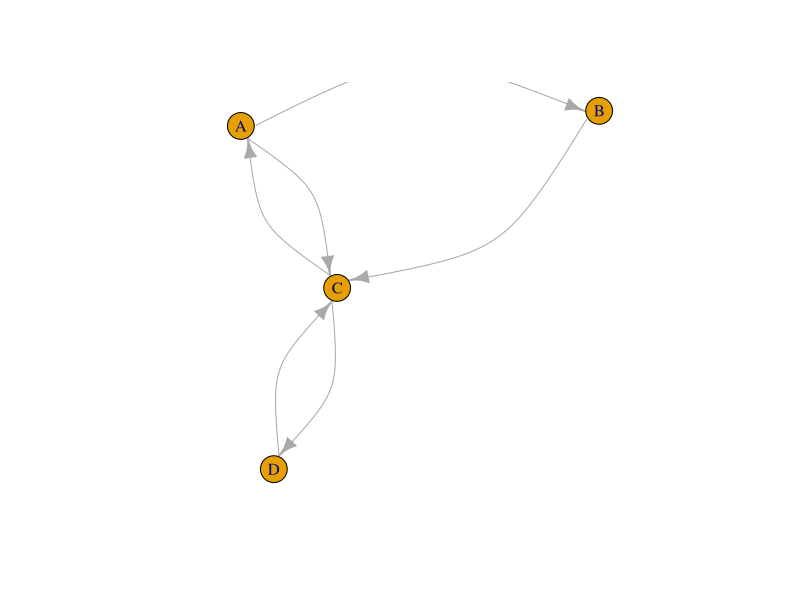
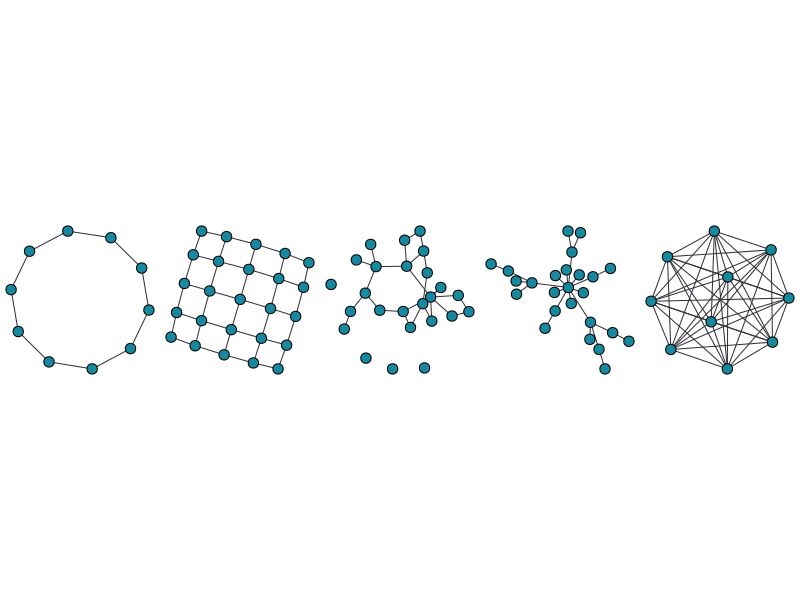

Source code (R) for these figures, in order: (Note: this script raises an error after producing the figures.)
## ---- chunk 1
library(igraph)
A <- matrix(c(0,1,1,0, 0,0,1,0, 1,0,0,1, 0,0,1,0), nrow = 4, byrow = TRUE)
row.names(A) <- c("A", "B", "C", "D")
colnames(A) <- c("A", "B", "C", "D")
net <- graph_from_adjacency_matrix(A)
plot(net, edge.curved=0.5)
## ---- chunk 2
m <- matrix(c(0,1,1,0, 0,0,1,0, 1,0,0,1, 0,0,1,0), nrow = 4, byrow = TRUE)
row.names(m) <- LETTERS[1:4]
colnames(m) <- LETTERS[1:4]
m
## ---- chunk 3
all(m[upper.tri(m)] == t(m)[upper.tri(m)])
## ---- chunk 4
isSymmetric(m)
## ---- chunk 5
# Creating a random matrix
random_matrix <- matrix(sample(x = c(0,1), size = 10^2, replace=T), ncol=10)
random_matrix
# It is not symmetric
isSymmetric(random_matrix)

# Replace the upper triangle with the transposed upper triangle
random_matrix[upper.tri(random_matrix)] <- t(random_matrix)[upper.tri(random_matrix)]
random_matrix
# Now it is symmetric
isSymmetric(random_matrix)
## ---- chunk 6
library(igraph)
parbefore <- par()$mar
par(mar=c(0,0,0,0))
par(mfrow=c(1,5))
tmp <- lapply(
  list(
    make_ring(n=10),
    make_lattice(dimvector=c(5,5), nei=1, directed=F),
    erdos.renyi.game(n=25,p.or.m=.1, type="gnp", directed=F, loops=F),
    barabasi.game(n=25, power=1.1, directed=F),
    make_full_graph(n=10)
  ), plot, vertex.label=NA, vertex.color="#18889F", edge.color="#33333B", edge.width=1)
par(mfrow=c(1,1))
par(mar=parbefore)
## ---- chunk 7
create_network <- function(N, f){
  # set up an empty adjacency matrix of size NxN
  A <- matrix(0, ncol = N, nrow = N)
  # set up a friendship counter
  friends <- 0
  
  # we will add friendships until we reach the desired number
  while(friends < round((((N^2)-N)/2) * f)){
    dyad <- sample(x = N, size = 2, replace = FALSE)
    i <- dyad[1]
    j <- dyad[2]
    if(A[i, j] == 0){
      A[i, j] <- A[j, i] <- 1
      friends <- friends + 1
      }
  }
  return(A)
}
## ---- chunk 8
create_network(N = 10, f = .5)
## ---- chunk 9
# adj <- create_network(N = 20, f = .15)
# net <- graph_from_adjacency_matrix(adj)
# plot(net, vertex.label=NA, vertex.color="#18889F", edge.color="#33333B", vertex.size=3, edge.arrow.size=.1)
net <- graph_from_adjacency_matrix(adjm)
net
## ---- chunk 10
set.seed(1)
plot(net)
## ---- chunk 11
par(mfrow = c(1,2))
plot(net, layout = layout.grid(net), main = "Grid layout")
plot(net, layout = layout.circle(net), main = "Ring layout")
## ---- chunk 12
par(mfrow = c(1,1))
set.seed(1)
plot(net, 
     vertex.color = "dodgerblue", 
     vertex.label.color = "white",
     vertex.size = 20,
     edge.color = "black",
     edge.width = 1,
     edge.arrow.size = 0.5,
     main = "Default layout with styling")
## ---- chunk 13
# There is no age attribute set
V(net)$age

# Add an age attribute and randomly assign an age class
V(net)$age <- sample(x = 1:10, size = n, replace = TRUE)

# The network now has an age attribute
V(net)$age

V(net)$colour <- heat.colors(n = 10, rev = TRUE)[V(net)$age]

net
## ---- chunk 14
set.seed(1)
plot(net, 
     vertex.color = V(net)$colour, 
     vertex.label.color = "black",
     vertex.size = 20,
     edge.color = "black",
     edge.width = 1,
     edge.arrow.size = 0.5)
## ---- chunk 15
net <- as.undirected(net)
set.seed(1)
plot(net, 
     vertex.color = V(net)$colour, 
     vertex.label = "",
     vertex.size = 9,
     edge.width = 1,
     edge.arrow.size = 0.5)
## ---- chunk 16
# create a copy of the adjacency matrix
adjm2 <- adjm

# draw random values from a uniform distribution and replace the matrix entries that have a value of 1
adjm2[upper.tri(adjm2)] <- runif(n = sum(upper.tri(adjm2))) * adjm2[upper.tri(adjm2)]

# copy the mirror image to the lower triangle
adjm2[lower.tri(adjm2)] <- t(adjm2)[lower.tri(adjm2)]

# create the network
net2 <- graph_from_adjacency_matrix(adjm2, weighted = TRUE, mode = "undirected")
net2
## ---- chunk 17
V(net2)$age <- V(net)$age
V(net2)$colour <- V(net)$colour

plot(net2, 
     vertex.color = V(net2)$colour,
     vertex.label = "",
     vertex.size = 9,
     edge.width = E(net2)$weight*5,
     edge.arrow.size = 0.5)
## ---- chunk 18
# vertex information
V(net2)

# edge information
E(net2)
## ---- chunk 19
# vertex attributes
get.vertex.attribute(graph = net2)

# edge attributes
get.edge.attribute(net2)
## ---- chunk 20
# vertex count
vcount(net)

# edge count
ecount(net)
## ---- chunk 21
diameter(graph = net)
## ---- chunk 22
# average distance between any dyad
mean_distance(graph = net)
## ---- chunk 23
edge_density(graph = net)
## ---- chunk 24
reciprocity(graph = net)
## ---- chunk 25
transitivity(graph = net)
## ---- chunk 26
# number of edges that connected with each node
degree(graph = net)

# as we have an undirected network, the count of incoming and outgoing edges is identical
identical(degree(graph = net, mode = "in"), 
          degree(graph = net, mode = "out"))

# we can use the mean of all degree centralities as a general measure for the entire network
mean(degree(graph = net))
## ---- chunk 27
sort(strength(graph = net))
## ---- chunk 28
closeness(graph = net)
## ---- chunk 29
betweenness(graph = net)
## ---- chunk 30
eigen_centrality(graph = net)$vector
## ---- chunk 31
# set up vector that stores whether an individual possesses the latest gossip:
gossip_meter <- rep(FALSE, n)
gossip_meter

# choose a random individual to start gossiping
gossip_meter[sample(x = n, size = 1)] <- TRUE
gossip_meter

# choose an individual with gossip
if(sum(gossip_meter) == 1){
  gossip_provider <- which(gossip_meter)
} else {
  gossip_provider <- sample(x = which(gossip_meter), size = 1)
}

# choose a neighbour in the network
neighbours <- which(adjm[gossip_provider,] == 1)

# only execute if there is a neighbour
if(length(neighbours) > 0){
  # choose one neighbour if several are present
  if(length(neighbours) == 1){
    neighbour <- neighbours
  } else {
    neighbour <- sample(x = neighbours, size = 1)
  }
  # update gossip indicator of the neighbour
  gossip_meter[neighbour] <- TRUE
}
gossip_meter
## ---- chunk 32
mySample <- function(x, prob = NULL){
  if(length(x) == 1){
    return(x)
  } else {
    return(sample(x = x, size = 1, prob = prob))
  }
}
## ---- chunk 33
library(tidyverse)
# total number of turns to loop over
Turns <- 50

# a matrix to record how many individuals have the gossip at time x
res <- tibble(turn = 1:Turns, gossipers = rep(0, Turns))

# set up gossip indicator
gossip_meter <- rep(FALSE, n)

# choose a random individual to start gossipping
gossip_meter[sample(x = n, size = 1)] <- TRUE

for(turns in 1:Turns){
  res[turns,2] <- sum(gossip_meter)/n
  # choose an individual with gossip
  gossip_provider <- mySample(which(gossip_meter))
  
  # choose a neighbour in the network
  neighbours <- which(adjm[gossip_provider,] == 1)
  
  # only execute if there is a neighbour
  if(length(neighbours) > 0){
    # choose one neighbour ...
    neighbour <- mySample(neighbours)
    # and update its gossip indicator
    gossip_meter[neighbour] <- TRUE
  }
}

# have a look at the time course
res$turn
## ---- chunk 34
# plot result
library(ggplot2)
ggplot(res) + 
  geom_line(aes(x = turn, y = gossipers)) +
  ylab("prop. of pop. with gossip") +
  theme_bw()
## ---- chunk 35
gossip_model_1 <- function(ADJM, TURNS, SIM = 1){
  n <- nrow(ADJM)
  # a matrix to record how many individuals have the gossip at time x
  res <- tibble(turn = 1:TURNS, gossipers = rep(0, TURNS))
  # set up gossip indicator
  gossip_meter <- rep(FALSE, n)
  # choose a random individual to start gossiping
  gossip_meter[sample(x = n, size = 1)] <- TRUE
  
  for(turns in 1:TURNS){
    res[turns,2] <- sum(gossip_meter)/n
    # choose an individual with gossip
    gossip_provider <- mySample(which(gossip_meter))
    # choose a neighbour in the network
    neighbours <- which(ADJM[gossip_provider,] == 1)
    # only execute if there is a neighbour
    if(length(neighbours) > 0){
      # choose one neighbour ...
      neighbour <- mySample(neighbours)
      # and update its gossip indicator
      gossip_meter[neighbour] <- TRUE
    }
  }
  res$simulation <- SIM
  return(res)
}
## ---- chunk 36
data <- do.call("rbind", lapply(1:100, function(sim){
  gossip_model_1(ADJM = adjm, TURNS = 100, SIM = sim)
}))
## ---- chunk 37
ggplot(data) + 
  geom_line(aes(x = turn, y = gossipers, group = simulation), alpha = .2) +
  ylab("prop. of pop. with gossip") +
  theme_bw()
## ---- chunk 38
create_network <- function(N, FRIENDSHIPRATIO){
  adjm <- matrix(0, ncol = N, nrow = N)
  adjm[upper.tri(adjm)] <- sample(x = 0:1, 
                                  size = N*(N-1)/2, 
                                  replace = TRUE, 
                                  prob = c(1-FRIENDSHIPRATIO, FRIENDSHIPRATIO))
  adjm[lower.tri(adjm)] <- t(adjm)[lower.tri(adjm)]
  return(adjm)
}
## ---- chunk 39
adjm_full <- create_network(N = n, FRIENDSHIPRATIO = 1)

data_full <- do.call("rbind", 
                     lapply(1:100, function(sim){
                       gossip_model_1(ADJM = adjm_full, TURNS = 100, SIM = sim)
                       })
                     )
## ---- chunk 40
data$type <- "colleague network"
data_full$type <- "fully connected"
data_combined <- rbind(data, data_full)

ggplot(data_combined) + 
  geom_point(aes(x = turn, y = gossipers, color = type), alpha = .05) +
  geom_smooth(aes(x = turn, y = gossipers, color = type)) +
  ylab("prop. of pop. with gossip") +
  theme_bw()
## ---- chunk 41
adjm_colleagues <- create_network(N = 25, FRIENDSHIPRATIO = .20)
adjm_full <- create_network(N = 25, FRIENDSHIPRATIO = 1)

data_colleagues <- do.call("rbind", lapply(1:100, function(sim){
  gossip_model_1(ADJM = adjm_colleagues, TURNS = 100, SIM = sim)
}))

data_full <- do.call("rbind", lapply(1:100, function(sim){
  gossip_model_1(ADJM = adjm_full, TURNS = 100, SIM = sim)
}))
## ---- chunk 42
data_colleagues$type <- "colleague network"
data_full$type <- "fully connected"
data_combined2 <- rbind(data_full, data_colleagues)

ggplot(data_combined2) + 
  geom_point(aes(x = turn, y = gossipers, color = type), alpha = .05) +
  geom_smooth(aes(x = turn, y = gossipers, color = type)) +
  ylab("prop. of pop. with gossip") +
  theme_bw()
## ---- chunk 43
gossip_model_2 <- function(ADJM, PROP, TURNS, SIM = 1){
  n <- nrow(ADJM)
  # set up gossip indicator
  gossip_meter <- rep(F, n)
  # choose a random individual to start gossipping
  gossip_meter[sample(x = n, size = 1)] <- TRUE
  
  timestep <- NA
  for(turns in 1:TURNS){
    # record the time step when a defined proportion of the population has the gossip
    if(sum(gossip_meter)/n >= PROP & is.na(timestep)){
      timestep <- turns 
    }
    # choose an individual with gossip
    gossip_provider <- mySample(which(gossip_meter))
    # choose a neighbour in the network
    neighbours <- which(ADJM[gossip_provider,] == 1)
    # only execute if there is a neighbour
    if(length(neighbours)>0){
      # choose one neighbour ...
      neighbour <- mySample(neighbours)
      # and update its gossip indicator
      gossip_meter[neighbour] <- TRUE
    }
  }
  # if PROP is not reached, return the maximum value
  if(is.na(timestep)){
    timestep <- TURNS
  }
  return(timestep)
}
## ---- chunk 44
adjm <- create_network(N = 50, FRIENDSHIPRATIO = .25)
gossip_model_2(ADJM = adjm, PROP = .75, TURNS = 100, SIM = 1)
## ---- chunk 45
parameters <- expand.grid(groupSize = c(10,50),#c(10,30,50,70,90),
                          reconnections = c(0,.01,.05,.1,.5,1),
                          repetition = 1:50)
tmp <- lapply(1:nrow(parameters), function(p){
  net <- watts.strogatz.game(dim = 1, size = parameters[p,"groupSize"], nei = 2, 
                             p = parameters[p,"reconnections"], loops = FALSE, 
                             multiple = FALSE)
  adjm <- get.adjacency(net)
  model <- gossip_model_2(ADJM = adjm, PROP = .5, TURNS = 500, 
                          SIM = parameters[p,"repetition"])
  tibble(time = model, 
             degree = mean(degree(net)), 
             path = average.path.length(net))
})

tmp2 <- do.call("rbind", tmp)
parameters <- cbind(parameters, tmp2)
## ---- chunk 46
library(tidyverse)
parameters %>% 
  group_by(groupSize, reconnections) %>% 
  summarise(meanTime = mean(time), 
            meanDegree = mean(degree),
            meanPath = mean(path)) -> data
## ---- chunk 47
parameters$groupSize <- factor(parameters$groupSize)

ggplot(parameters, aes(x = reconnections, y = degree, col = groupSize)) + 
  geom_jitter(height = .01, alpha = .5) +
  scale_y_continuous(limits = c(3.5,4.5)) +
  xlab("prob. of reconnection") +
  ylab("average degree") +
  theme_bw()
## ---- chunk 48
ggplot(parameters, aes(x = reconnections, y = path, col = groupSize)) + 
  geom_point() + 
  xlab("prob. of reconnection") +
  ylab("average path length") +
  theme_bw()
## ---- chunk 49
ggplot(parameters, aes(x = path, y = time, col = groupSize)) + 
  geom_point(alpha = .33) + 
  xlab("average path length") +
  ylab("time") +
  theme_bw()
## ---- chunk 50
informationSpread <- function(ADJM, MODE = "simple", ROUNDS = 100, CONTACTS = 1){
  N <- nrow(ADJM)
  
  # set up behaviour
  behaviour <- rep(F, N)
  behaviour[sample(N,size = 10)] <- TRUE
  
  # recording data
  fraction <- rep(0, ROUNDS)
  
  # loop
  for(round in 1:ROUNDS){
    # record
    fraction[round] <- sum(behaviour)/N
    
    # pick random individual
    focal <- sample(x = N, size = 1)
    # who are its neighbours
    neigh <- adjm[focal, ] == 1
    
    if(sum(behaviour[neigh]) >= CONTACTS){
      behaviour[focal] <- TRUE
    }
    
  }
  return(tibble(mode = MODE, 
                frac = fraction, 
                round = 1:ROUNDS))
}

# Simulations with clustered (lattice) networks
net <- watts.strogatz.game(size = 10, dim = 2, nei = 2, p = .01)
adjm <- as.matrix(get.adjacency(net))
clu <- informationSpread(ADJM = adjm, MODE = "simple", ROUNDS = 1000, CONTACTS = 1)
clu$network <- "clustered"

# Simulations with random (small world) networks
net2 <- erdos.renyi.game(n = 100, p.or.m = 600, type = "gnm", directed = FALSE, loops = FALSE)
adjm2 <- as.matrix(get.adjacency(net2))
rand <- informationSpread(ADJM = adjm2, MODE = "simple", ROUNDS = 1000, CONTACTS = 1)
rand$network <- "random"

res <- rbind(clu, rand)
## ---- chunk 51
ggplot(res) + 
  geom_line(aes(x = round, y = frac, col = network, linetype = mode), size = .9) + 
  theme_bw()
## ---- chunk 52
# for repeated interactions 
informationSpread <- function(NET, MODE = "simple", ROUNDS = 100, CONTACTS = 1){
  if(NET == "clustered"){
    net <- watts.strogatz.game(size = 10, dim = 2, nei = 2, p = .01, loops = FALSE, multiple = FALSE)
  } else if(NET == "random"){
    net <- erdos.renyi.game(n = 100, p.or.m = 600, type = "gnm", directed = FALSE, loops = FALSE)
  }
 adjm <- as.matrix(get.adjacency(net)) 
 
  N <- nrow(adjm)
  
  # set up behaviour
  behaviour <- rep(F, N)
  behaviour[sample(N,size = 10)] <- TRUE
  
  # recording data
  fraction <- rep(0, ROUNDS)
  
  # loop
  for(round in 1:ROUNDS){
    # record
    fraction[round] <- sum(behaviour)/N
    
    # pick random individual
    focal <- sample(x = N, size = 1)
    # who are its neighbours
    neigh <- adjm[focal, ] == 1
    
    if(sum(behaviour[neigh]) >= CONTACTS){
      behaviour[focal] <- TRUE
    }
    
  }
  return(tibble(network = NET, 
                mode = MODE, 
                frac = fraction, 
                round = 1:ROUNDS))
}

# repeated runs
reps <- 10

# simulte complex and simple contagion for clustered networks
set.seed(11)
clu_simple <- do.call("rbind", 
                      lapply(1:reps, function(x) informationSpread(NET = "clustered", 
                                     ROUNDS = 1000, CONTACTS = 1, MODE = "simple")))
clu_comp <- do.call("rbind", 
                    lapply(1:reps, function(x) informationSpread(NET = "clustered", 
                                     ROUNDS = 1000, CONTACTS = 4, MODE = "complex")))
clu <- rbind(clu_simple, clu_comp)

# simulte complex and simple contagion for random networks
rand_simple <- do.call("rbind", 
                       lapply(1:reps, function(x) informationSpread(NET = "random", 
                                      ROUNDS = 1000, CONTACTS = 1, MODE = "simple")))
rand_comp <- do.call("rbind", 
                     lapply(1:reps, function(x) informationSpread(NET = "random", 
                                      ROUNDS = 1000, CONTACTS = 4, MODE = "complex")))
rand <- rbind(rand_simple, rand_comp)

# combine results
res <- rbind(clu, rand)
## ---- chunk 53
ggplot(res) + 
  stat_smooth(aes(x = round, y = frac, col = network, 
                  linetype = mode), size = .9, se = T) +
  ylab("Proportion of individuals with information") +
  xlab("Round") + 
  theme_bw()
